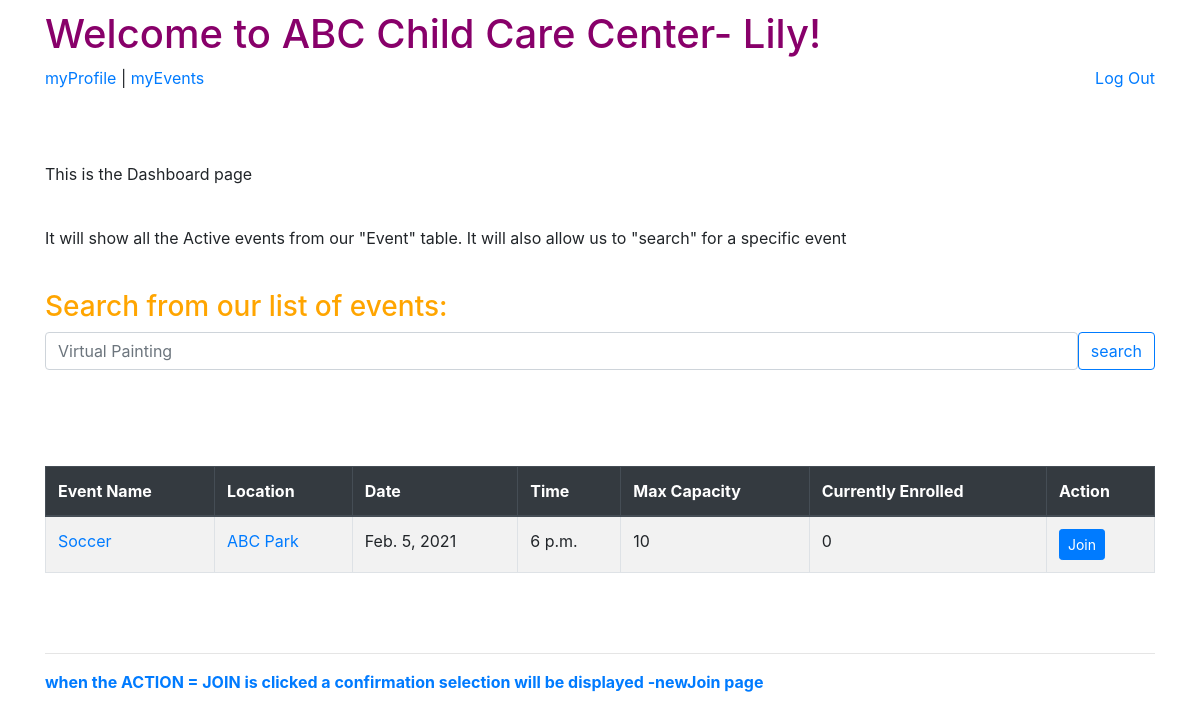
The app's page /ABC/dashboard (signed in), older data.
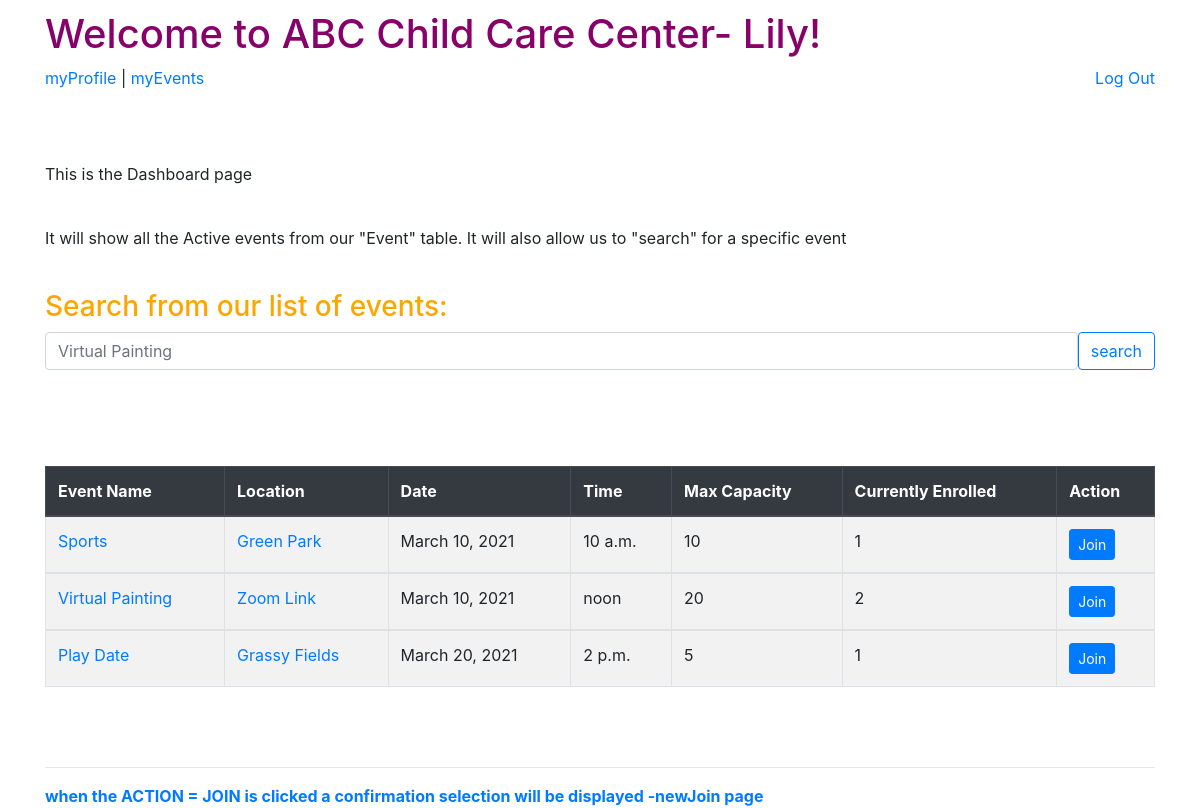
The same page, newer data.
### group_app/models.py (models this page shows, shortened)
class Event(models.Model):
    event_name = models.CharField(max_length=250)
    location = models.CharField(max_length=250)
    event_date = models.DateField()
    event_time = models.TimeField()
    max_capacity = models.IntegerField()
    current_enrolled = models.IntegerField(default=0)
    action_class_full = models.BooleanField(default=False)
    street_address = models.CharField(max_length=255)
    city = models.CharField(max_length=60)
    state = models.CharField(max_length=2)
    zip_code = models.CharField(max_length=5)
    child_event = models.ManyToManyField(Child, related_name='enrolled_child')
    user_event = models.ManyToManyField(User, related_name='enrolled_user')

### group_app/views.py (the view)
# urls.py: path('dashboard', views.dashboard),
def dashboard(request):
    if 'user_id' not in request.session:
        return redirect('/ABC')
    user = User.objects.get(id=request.session['user_id'])
    events = Event.objects.all()
    context = {
        'user': user,
        'events': events,
    }
    return render(request, 'dashboard.html', context)

### group_app/templates/dashboard.html (shortened to what this page needs)
<!DOCTYPE html>
<html lang="en">
<head>
    <link href="https://stackpath.bootstrapcdn.com/bootstrap/4.5.0/css/bootstrap.min.css" rel="stylesheet"
>
    <link rel="stylesheet" href="https://stackpath.bootstrapcdn.com/bootstrap/4.3.1/css/bootstrap.min.css">
    {% load static %}
    <link rel="stylesheet" href="{% static 'css/style.css' %}">
</head>
<body>
    <div class="container">
        <h1>Welcome to ABC Child Care Center- {{ user.first_name }}!</h1>
        <a href="/ABC/myProfile">myProfile </a> | <a href="/ABC/myEvents">myEvents </a>
        <a class="float-right" href="/ABC/logout">Log Out</a>
        <br><br><br><br>
        <p> This is the Dashboard page</p>
        <br>
        <p> It will show all the Active events from our "Event" table. It will also allow us to "search" for a specific
            event</p>
        <br>
        <h3> Search from our list of events:</h3>
        <div class="input-group">
          <input type="search" id="SearchBox" class="form-control rounded" placeholder="Virtual Painting" aria-label="Search"
            aria-describedby="search-addon" />
          <button type="button" class="btn btn-outline-primary">search</button>
        </div>
        <br>
        <br>
        <br>
<br/>
     <table id="myTable" class="table table-striped table-bordered table-hover">
            <thead class="thead-dark">
		  <tr>
			<th scope="col">Event Name</th>
			<th scope="col">Location </th>
			<th scope="col">Date</th>
			<th scope="col">Time</th>
			<th scope="col">Max Capacity</th>
			<th scope="col">Currently Enrolled</th>
			<th scope="col">Action</th>
		  </tr>
    </thead>
           {% for event in events %}
                    <tbody>
                        <tr>
                            <td><a href="/ABC/{{event.id}}/confirmJoin">{{event.event_name}}</a></td>
                            <td><a href="/ABC/{{event.id}}/confirmJoin">{{event.location}}</a></td>
                            <td>{{ event.event_date }}</td>
                            <td>{{ event.event_time }}</td>
                            <td>{{ event.max_capacity }}</td>
                            <td>{{ event.current_enrolled }}</td>
                            <td>
                              {% if event.max_capacity > event.current_enrolled %}
                              <form action="/ABC/event/{{event.id}}/newJoin" method="post">
                              <input class ="btn btn-sm btn-primary" type="submit" value="Join">
                              {% else %}
                              <p> Full </p>
                              {% endif %}
                            </form>
                            </td>
                        </tr>
                    </tbody>
          {% endfor %}
                </table>
<br/><br/>
        <hr>
        <a href="/ABC/newJoin"><strong>when the ACTION = JOIN is clicked a confirmation selection will be displayed
                -newJoin page</strong></a>
    </div>
</body>
</html>

Row changes from the older to the newer data that the page shows:
changed Event: event_name "Soccer" → "Sports"; location "ABC Park" → "Green Park"; event_date "Feb. 5, 2021" → "March 10, 2021"; event_time "6 p.m." → "10 a.m."; current_enrolled "0" → "1"
added Event: event_name "Virtual Painting", location "Zoom Link", event_date "March 10, 2021", event_time "noon", max_capacity "20", current_enrolled "2"
added Event: event_name "Play Date", location "Grassy Fields", event_date "March 20, 2021", event_time "2 p.m.", max_capacity "5", current_enrolled "1"
